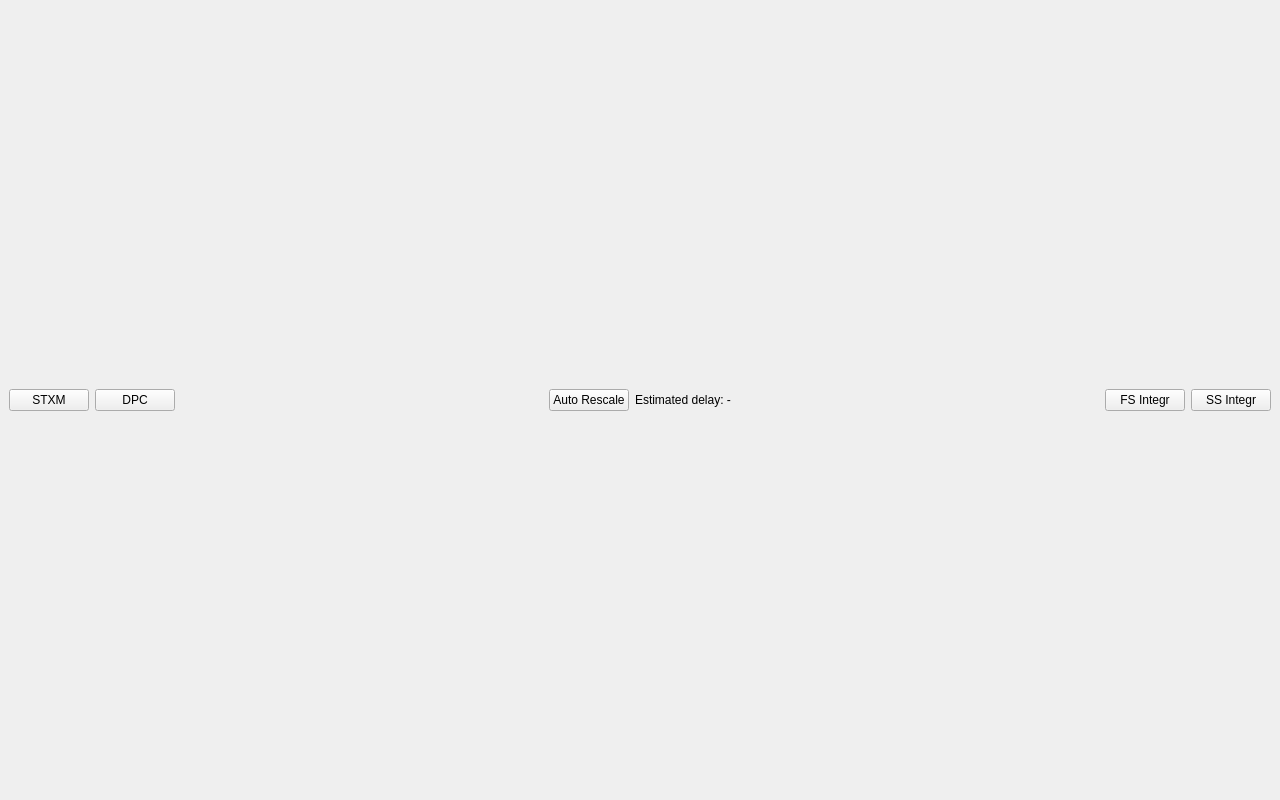
<?xml version="1.0" encoding="UTF-8"?>
<ui version="4.0">
 <class>MainWindow</class>
 <widget class="QMainWindow" name="MainWindow">
  <property name="geometry">
   <rect>
    <x>0</x>
    <y>0</y>
    <width>1280</width>
    <height>800</height>
   </rect>
  </property>
  <property name="windowTitle">
   <string>OnDA MLL</string>
  </property>
  <widget class="QWidget" name="centralwidget">
   <layout class="QGridLayout" name="gridLayout">
    <item row="0" column="0">
     <layout class="QVBoxLayout" name="verticalLayout">
      <item>
       <layout class="QHBoxLayout" name="imageViewLayout"/>
      </item>
      <item>
       <layout class="QHBoxLayout" name="buttonLayout">
        <item>
         <layout class="QHBoxLayout" name="buttonLayout1">
          <item>
           <widget class="QPushButton" name="stxmButton">
            <property name="text">
             <string>STXM</string>
            </property>
            <property name="checkable">
             <bool>true</bool>
            </property>
            <property name="autoExclusive">
             <bool>true</bool>
            </property>
            <attribute name="buttonGroup">
             <string notr="true">stxmDpcButtonGroup</string>
            </attribute>
           </widget>
          </item>
          <item>
           <widget class="QPushButton" name="dpcButton">
            <property name="text">
             <string>DPC</string>
            </property>
            <property name="checkable">
             <bool>true</bool>
            </property>
            <property name="autoExclusive">
             <bool>true</bool>
            </property>
            <attribute name="buttonGroup">
             <string notr="true">stxmDpcButtonGroup</string>
            </attribute>
           </widget>
          </item>
         </layout>
        </item>
        <item>
         <spacer name="horizontalSpacer">
          <property name="orientation">
           <enum>Qt::Horizontal</enum>
          </property>
          <property name="sizeHint" stdset="0">
           <size>
            <width>40</width>
            <height>20</height>
           </size>
          </property>
         </spacer>
        </item>
        <item>
         <widget class="QPushButton" name="rescaleButton">
          <property name="text">
           <string>Auto Rescale</string>
          </property>
         </widget>
        </item>
        <item>
         <widget class="QLabel" name="delayLabel">
          <property name="text">
           <string>Estimated delay: -</string>
          </property>
         </widget>
        </item>
        <item>
         <spacer name="horizontalSpacer_2">
          <property name="orientation">
           <enum>Qt::Horizontal</enum>
          </property>
          <property name="sizeHint" stdset="0">
           <size>
            <width>40</width>
            <height>20</height>
           </size>
          </property>
         </spacer>
        </item>
        <item>
         <layout class="QHBoxLayout" name="buttonLayout2">
          <item>
           <widget class="QPushButton" name="fsIntegrButton">
            <property name="text">
             <string>FS Integr</string>
            </property>
            <property name="checkable">
             <bool>true</bool>
            </property>
            <property name="autoExclusive">
             <bool>true</bool>
            </property>
            <attribute name="buttonGroup">
             <string notr="true">fsSsButtonGroup</string>
            </attribute>
           </widget>
          </item>
          <item>
           <widget class="QPushButton" name="ssIntegrButton">
            <property name="text">
             <string>SS Integr</string>
            </property>
            <property name="checkable">
             <bool>true</bool>
            </property>
            <property name="autoExclusive">
             <bool>true</bool>
            </property>
            <attribute name="buttonGroup">
             <string notr="true">fsSsButtonGroup</string>
            </attribute>
           </widget>
          </item>
         </layout>
        </item>
       </layout>
      </item>
     </layout>
    </item>
   </layout>
  </widget>
 </widget>
 <resources/>
 <connections/>
 <buttongroups>
  <buttongroup name="fsSsButtonGroup"/>
  <buttongroup name="stxmDpcButtonGroup"/>
 </buttongroups>
</ui>
